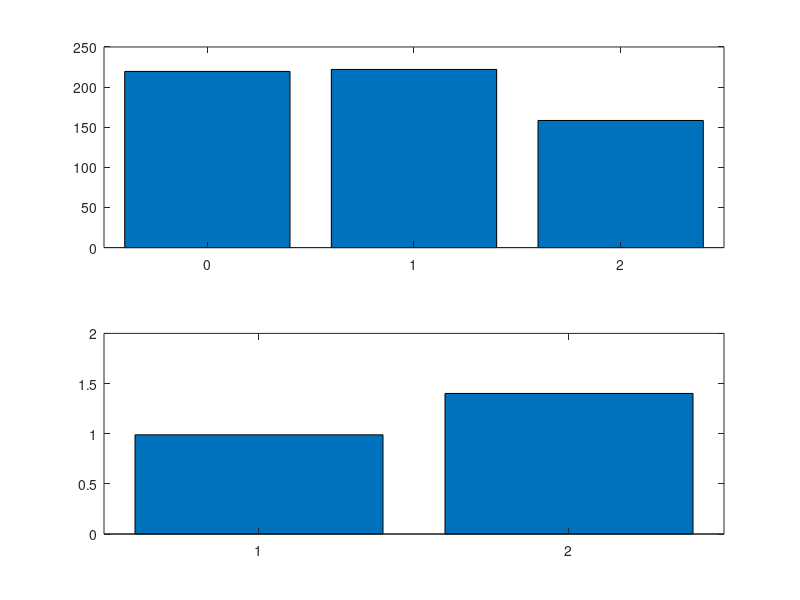

Recreate this plot in MATLAB.
opNum = 100;
axNum = 600;
synNum = 600;

reps = 1000;
histX = 0:1:2;

preIn = [];
for i = 1:axNum
    preIn = cat(1,preIn,ones(opNum,1)*i);
end

postIn = preIn * 0;
postIn(1:synNum) = 1;

allHist = zeros(reps,length(histX));
for r = 1:1000
  
    pos = rand(length(preIn),1);
    [a newPos] = sort(pos);
    newDend = postIn(newPos);
    
    con = preIn(newDend>0);
    
  sumCon = hist(con,1:1:axNum);
  histCon = hist(sumCon,histX);
  allHist(r,:) = histCon;     
    
end

meanHist = mean(allHist,1);
subplot(2,1,1)
bar(histX,meanHist)
subplot(2,1,2)
bar(meanHist(1:end-1)./meanHist(2:end))
